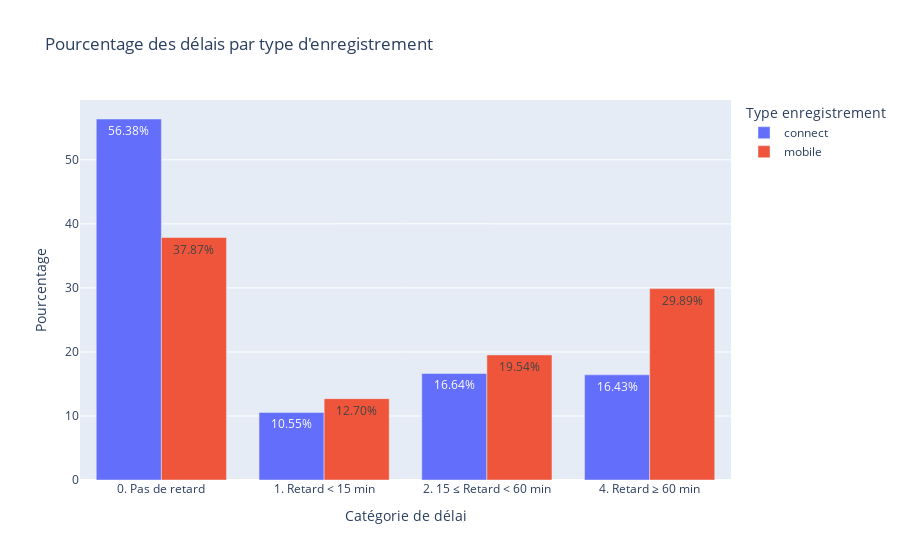

Notebook cell for this chart:
### Code cell
def group_by_delay(x):
    if x < 0 :
        y = '0. Pas de retard'
    elif x < 15 : 
        y = '1. Retard < 15 min'
    elif x < 60 :
        y = '2. 15 ≤ Retard < 60 min'
    elif x >= 60 :
        y = '4. Retard ≥ 60 min'
    return y

dataset['delay'] = dataset['delay_at_checkout_in_minutes'].dropna().apply(lambda x: group_by_delay(x))

# Calculer le nombre total de chaque checkin_type
total_counts = dataset[dataset['delay'].notna()].groupby('checkin_type').size().reset_index(name='total_count')

delay_counts = dataset[dataset['delay'].notna()].groupby(['delay', 'checkin_type']).size().reset_index(name='count')

# Fusionner les DataFrames pour obtenir le total_count
delay_counts = delay_counts.merge(total_counts, on='checkin_type')

# Calculer le pourcentage de chaque catégorie de délai par checkin_type
delay_counts['percentage'] = (delay_counts['count'] / delay_counts['total_count']) * 100

# Créer le graphique à barres côte à côte
fig = px.bar(
    delay_counts,
    x='delay',
    y='percentage',
    color='checkin_type',
    barmode='group',
    title='Pourcentage des délais par type d\'enregistrement',
    labels={'delay': 'Catégorie de délai', 'percentage': 'Pourcentage', 'checkin_type': 'Type enregistrement'}
)

fig.update_traces(texttemplate='%{y:.2f}%', textposition='inside')

# Afficher le plot
fig.show()

### Figure 1 — Plotly figure (JSON) as saved in the notebook; plotly's stock layout.template omitted (floating-point values rounded to 4 significant figures)
{"data": [{"alignmentgroup": "True", "hovertemplate": "Type enregistrement=connect<br>Catégorie de délai=%{x}<br>Pourcentage=%{y}<extra></extra>", "legendgroup": "connect", "marker": {"color": "#636efa", "pattern": {"shape": ""}}, "name": "connect", "offsetgroup": "connect", "orientation": "v", "showlegend": true, "textposition": "inside", "texttemplate": "%{y:.2f}%", "type": "bar", "x": ["0. Pas de retard", "1. Retard < 15 min", "2. 15 ≤ Retard < 60 min", "4. Retard ≥ 60 min"], "xaxis": "x", "y": [56.38, 10.55, 16.64, 16.43], "yaxis": "y"}, {"alignmentgroup": "True", "hovertemplate": "Type enregistrement=mobile<br>Catégorie de délai=%{x}<br>Pourcentage=%{y}<extra></extra>", "legendgroup": "mobile", "marker": {"color": "#EF553B", "pattern": {"shape": ""}}, "name": "mobile", "offsetgroup": "mobile", "orientation": "v", "showlegend": true, "textposition": "inside", "texttemplate": "%{y:.2f}%", "type": "bar", "x": ["0. Pas de retard", "1. Retard < 15 min", "2. 15 ≤ Retard < 60 min", "4. Retard ≥ 60 min"], "xaxis": "x", "y": [37.87, 12.7, 19.54, 29.89], "yaxis": "y"}], "layout": {"barmode": "group", "legend": {"title": {"text": "Type enregistrement"}, "tracegroupgap": 0}, "title": {"text": "Pourcentage des délais par type d'enregistrement"}, "xaxis": {"anchor": "y", "domain": [0, 1], "title": {"text": "Catégorie de délai"}}, "yaxis": {"anchor": "x", "domain": [0, 1], "title": {"text": "Pourcentage"}}}}
